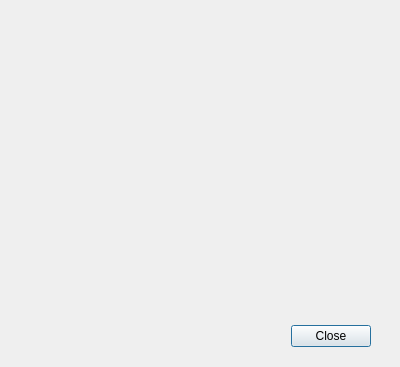
<?xml version="1.0" encoding="UTF-8"?>
<ui version="4.0">
 <class>PreviewWindow</class>
 <widget class="QDialog" name="PreviewWindow">
  <property name="geometry">
   <rect>
    <x>0</x>
    <y>0</y>
    <width>400</width>
    <height>367</height>
   </rect>
  </property>
  <property name="windowTitle">
   <string>Actual Size Display</string>
  </property>
  <widget class="QDialogButtonBox" name="buttonBox">
   <property name="geometry">
    <rect>
     <x>30</x>
     <y>320</y>
     <width>341</width>
     <height>32</height>
    </rect>
   </property>
   <property name="orientation">
    <enum>Qt::Horizontal</enum>
   </property>
   <property name="standardButtons">
    <set>QDialogButtonBox::Close</set>
   </property>
  </widget>
  <widget class="QLabel" name="actualSizePreview">
   <property name="geometry">
    <rect>
     <x>10</x>
     <y>10</y>
     <width>391</width>
     <height>301</height>
    </rect>
   </property>
   <property name="text">
    <string/>
   </property>
   <property name="alignment">
    <set>Qt::AlignCenter</set>
   </property>
  </widget>
 </widget>
 <resources/>
 <connections>
  <connection>
   <sender>buttonBox</sender>
   <signal>accepted()</signal>
   <receiver>PreviewWindow</receiver>
   <slot>accept()</slot>
   <hints>
    <hint type="sourcelabel">
     <x>248</x>
     <y>254</y>
    </hint>
    <hint type="destinationlabel">
     <x>157</x>
     <y>274</y>
    </hint>
   </hints>
  </connection>
  <connection>
   <sender>buttonBox</sender>
   <signal>rejected()</signal>
   <receiver>PreviewWindow</receiver>
   <slot>reject()</slot>
   <hints>
    <hint type="sourcelabel">
     <x>316</x>
     <y>260</y>
    </hint>
    <hint type="destinationlabel">
     <x>286</x>
     <y>274</y>
    </hint>
   </hints>
  </connection>
 </connections>
</ui>
